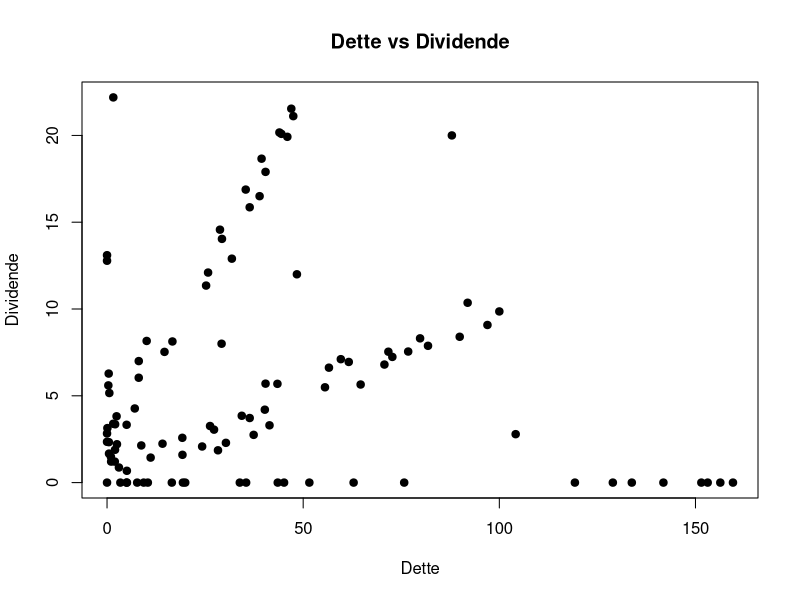
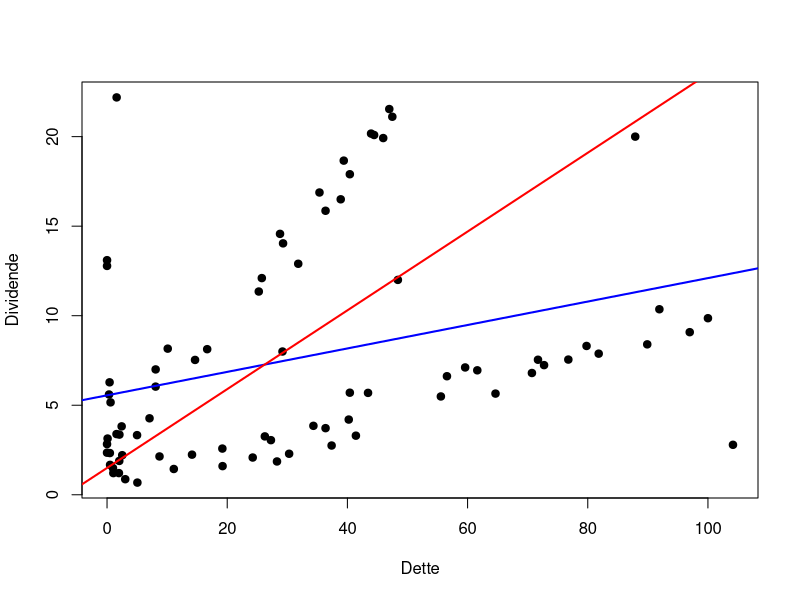
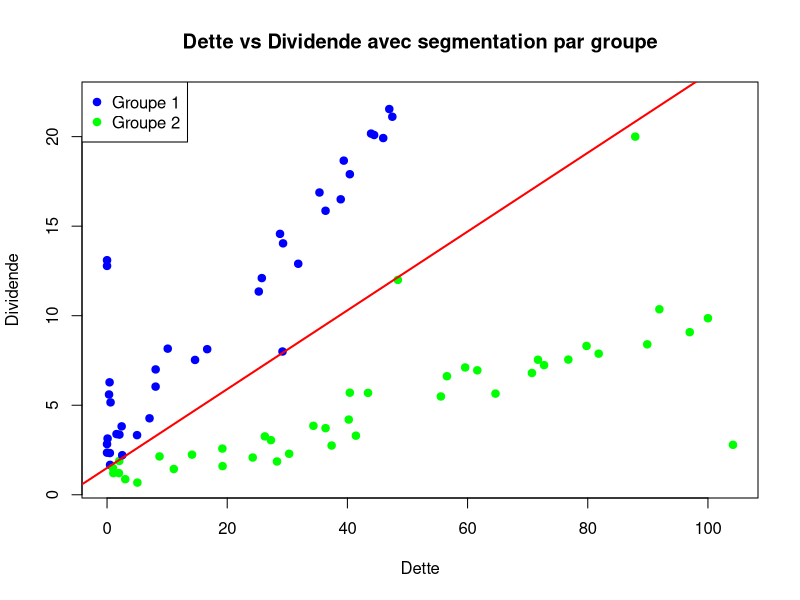
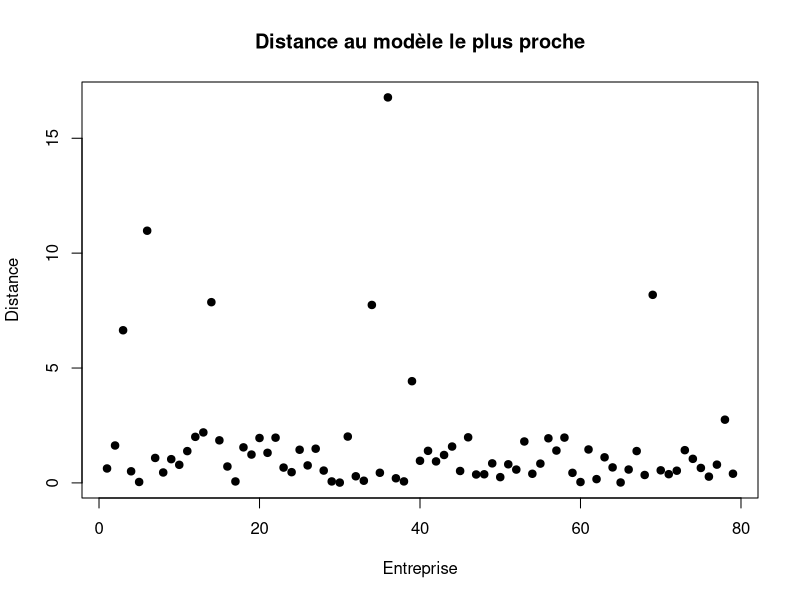
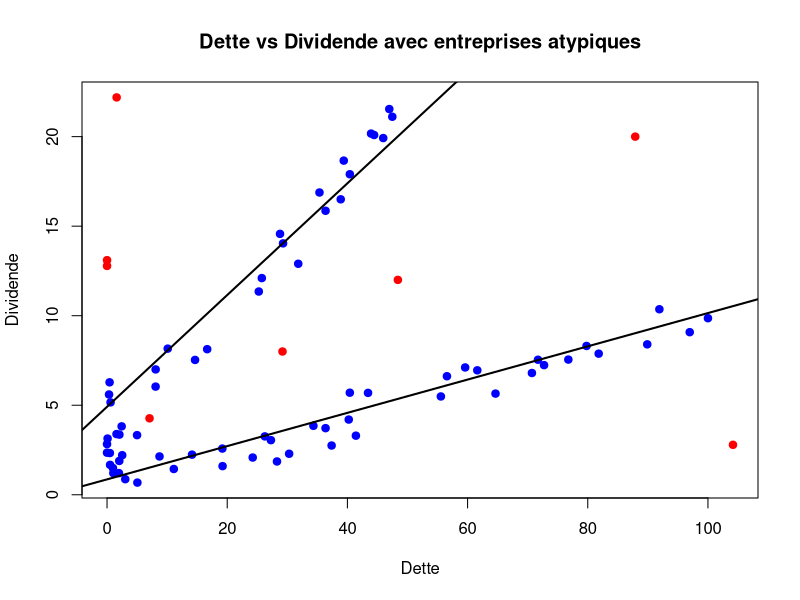

Generate these figures, in order, with R:
#tp3
#1
finance <- read.csv("CACPME.csv", row.names = 1)

#2
plot(finance$Dette, finance$Dividende, 
     xlab = "Dette", ylab = "Dividende", 
     main = "Dette vs Dividende", pch = 19)

#3
finance <- finance[!is.na(finance$Dette) & 
                     !is.na(finance$Dividende) & 
                     finance$Dividende > 0, ]

#4

modele_lm <- lm(Dividende ~ Dette, data = finance)
plot(finance$Dette, finance$Dividende, 
     xlab = "Dette", ylab = "Dividende", pch = 19)
abline(modele_lm, col = "blue", lwd = 2)

#5
abline(a = 1.5, b = 0.22, col = "red", lwd = 2)

#6

finance$Dividende - (1.5 + 0.22 * finance$Dette) > 0
#ca renvoie un vecteur de TRUE/FALSE 
#indiquant si l’entreprise verse plus que ce que la droite D prédit

#7
#on cree la variable groupe
finance$groupe <- ifelse(finance$Dividende > (1.5 + 0.22 * finance$Dette),
                         "Groupe 1", "Groupe 2")


#puis on attribue les couleurs
couleurs <- ifelse(finance$groupe == "Groupe 1", "blue", "green")

#le nuage de point par groupe
plot(finance$Dette, finance$Dividende, 
     col = couleurs, pch = 19,
     xlab = "Dette", ylab = "Dividende", 
     main = "Dette vs Dividende avec segmentation par groupe")

abline(a = 1.5, b = 0.22, col = "red", lwd = 2)
#on ajoute la droite

legend("topleft", legend = c("Groupe 1", "Groupe 2"), 
       col = c("blue", "green"), pch = 19)
#on rajoute la legende pour que ce soit plus clair


#8
#on cree les deux modèles
res_lm_groupe1 <- lm(Dividende ~ Dette, data = finance[finance$groupe == "Groupe 1", ])
res_lm_groupe2 <- lm(Dividende ~ Dette, data = finance[finance$groupe == "Groupe 2", ])
#et on trace les deux droites de régression

#9
pred_g1 <- predict(res_lm_groupe1, newdata = finance)
pred_g2 <- predict(res_lm_groupe2, newdata = finance)

#10
dist_g1 <- abs(finance$Dividende - pred_g1)
dist_g2 <- abs(finance$Dividende - pred_g2)

#11
finance$profil <- ifelse(dist_g1 < dist_g2, "Profil 1", "Profil 2")

#12
finance$distance_au_modele <- pmin(dist_g1, dist_g2)


#13
#on trace les distances
plot(finance$distance_au_modele,
     main = "Distance au modèle le plus proche",
     ylab = "Distance", xlab = "Entreprise", pch = 19)

#puis on calcul le seuil à 90%
seuil <- quantile(finance$distance_au_modele, 0.9)

#on définti la nouvelle variable atypique
finance$atypique <- finance$distance_au_modele > seuil

#on trace alors le nuage de points final
col_atypique <- ifelse(finance$atypique, "red", "blue")
plot(finance$Dette, finance$Dividende,
     col = col_atypique, pch = 19,
     main = "Dette vs Dividende avec entreprises atypiques",
     xlab = "Dette", ylab = "Dividende")

#avec les droites de régression en noir
abline(res_lm_groupe1, col = "black", lwd = 2)
abline(res_lm_groupe2, col = "black", lwd = 2)
